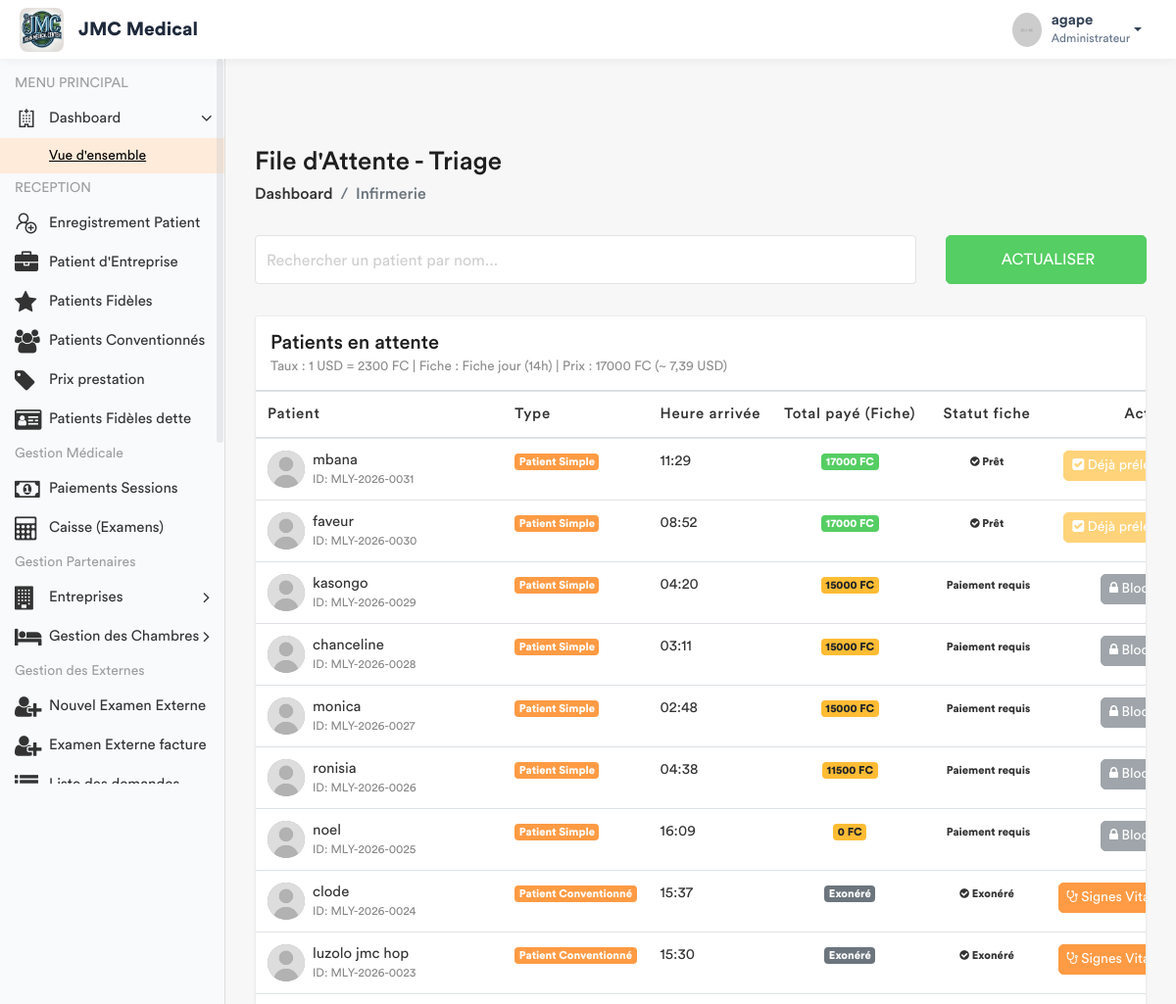
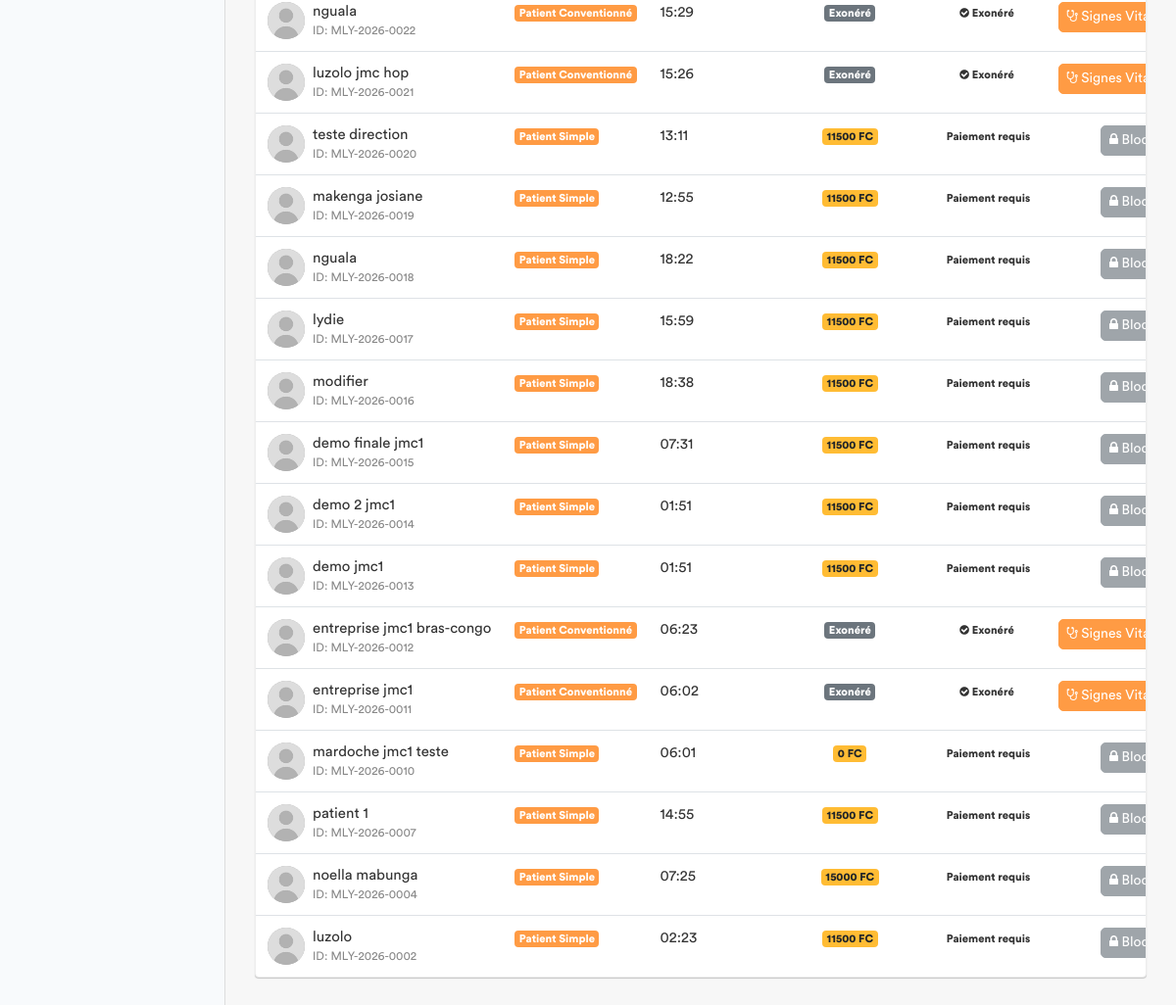
The app's page /infirmerie/attente/ (signed in) with its own data (2 pictures, top to bottom).
### app/models.py (models this page shows, shortened)
class ConfigurationHopital(models.Model):
    taux_usd_en_cdf = models.DecimalField(max_digits=10, decimal_places=2, default=Decimal('2500.00'))
    derniere_mise_a_jour = models.DateTimeField(auto_now=True)
    class Meta:
        verbose_name = "Configuration du Taux"
    @classmethod
    def get_taux(cls):
        config = cls.objects.first()
        if config:
            return config.taux_usd_en_cdf
        return Decimal('2500.00')

class Prestation(models.Model):
    CATEGORIES = [
        ('ADM', 'Administratif'),
        ('CONS', 'Consultation'),
        ('LABO', 'Laboratoire'),
        ('SOIN', 'Soins'),
        ('ECHO', 'Échographie'),
        ('RADIO', 'Radiologie'),
        ('SCAN', 'Scanner'),
        ('IRM', 'IRM'),
        ('CARDIO', 'Cardiographie'),
        ('GYNECO', 'Gynécographie'),
        ('ONCO', 'Oncologie'),
        ('ORTHO', 'Orthopédie'),
        ('DERMA', 'Dermatologie'),
        ('OPHTA', 'Ophtalmologie'),
        ('PSY', 'Psychiatrie'),
        ('KINE', 'Rééducation / Kinésithérapie'),
        ('MED', 'Acte Médical'),
        ('CHIR', 'Acte Chirurgical'),
        ('CONS_MAT', 'Consultation Maternité'),
        ('MAT', 'Forfait Maternité / Accouchement'),
    ]
    libelle = models.CharField(max_length=200, verbose_name="Libellé")
    categorie = models.CharField(max_length=10, choices=CATEGORIES, verbose_name="Catégorie")
    prix = models.DecimalField(max_digits=10, decimal_places=2, default=Decimal('0.00'), verbose_name="Prix (CDF)")
    hopital =  models.ForeignKey(Hopital, on_delete= models.SET_NULL , null = True , related_name = 'hopital_prestation')
    valeur_normale = models.CharField(
        max_length=150, blank=True, null=True,
        verbose_name="Valeur Normale / Référence (Labo uniquement)",
        help_text="Ex: 70-110 mg/dl, Négatif, etc."
    )
    class Meta:
        verbose_name = "Prestation"
        verbose_name_plural = "Prestations"

class Patient(models.Model):
    TYPE_CHOICES = [
        ('SIMPLE', 'Patient Simple'),
        ('FIDELE', 'Patient Fidèle'),
        ('CONVENTIONNE', 'Patient Conventionné'),
    ]
    code_patient = models.CharField(max_length=20, unique=True, editable=False)
    noms = models.CharField(max_length=100)
    service = models.ForeignKey('Service', on_delete=models.PROTECT, related_name='patients', null=True)
    sexe = models.CharField(max_length=1, choices=[('M', 'Masculin'), ('F', 'Féminin')])
    age = models.CharField(max_length=30)
    adresse = models.TextField()
    telephone = models.CharField(max_length=20)
    hopital = models.ForeignKey(Hopital , on_delete=models.SET_NULL , related_name= 'patient_hopital', null = True)
    type_patient = models.CharField(max_length=15, choices=TYPE_CHOICES, default='SIMPLE')
    a_carte_fidelite = models.BooleanField(default=False, verbose_name="Possède carte de fidélité")
    entreprise = models.ForeignKey(
        'Entreprise',
        on_delete=models.SET_NULL,
        null=True,
        blank=True,
        related_name='patients',
        verbose_name="Entreprise (si conventionné)"
    )
    fiche_payee = models.BooleanField(default=False)
    created_by = models.ForeignKey(User, on_delete=models.SET_NULL, null=True, related_name='patients_crees')
    date_creation = models.DateTimeField(auto_now_add=True)
    date_modification = models.DateTimeField(auto_now=True)

### app/views.py (the view)
# urls.py: path('infirmerie/attente/', views.liste_attente_triage, name='liste_attente_triage'),
@login_required
def liste_attente_triage(request):
    taux = ConfigurationHopital.get_taux()  # 1 USD = taux CDF
    role = Fonction.objects.select_related('hopital', 'fonctionKey').filter(userKey=request.user).first()
    hopital_user = role.hopital if role else None
    if not hopital_user:
        messages.error(request, "Votre compte n'est rattaché à aucun hôpital.")
        return redirect('enregistrement_patient')
    now = timezone.now()
    if timezone.is_naive(now):
        now = timezone.make_aware(now, timezone.get_current_timezone())
    now_local = timezone.localtime(now)
    heure_actuelle = now_local.hour
    est_nuit = heure_actuelle >= 16 or heure_actuelle < 7
    libelle_cible = "Fiche nuit" if est_nuit else "Fiche jour"
    prestation_fiche = Prestation.objects.filter(
        categorie='ADM',
        libelle__icontains=libelle_cible,
        hopital=hopital_user
    ).first()
    if not prestation_fiche:
        messages.error(
            request,
            f"La prestation '{libelle_cible}' n'est pas configurée pour votre hôpital."
        )
        prix_fiche_cdf = Decimal('0')
    else:
        prix_fiche_cdf = prestation_fiche.prix or Decimal('0')
    prix_fiche_usd = prix_fiche_cdf / taux if taux else Decimal('0')
    patients_liste = Patient.objects.filter(hopital=hopital_user).order_by('-date_creation')
    for patient in patients_liste:
        if patient.type_patient != 'SIMPLE':
            patient.a_solde_fiche = True
            patient.total_fiche_cdf = Decimal('0')  # ou total_fiche_usd si tu veux garder ce champ
            patient.doit_payer_fiche = False
        else:
            patient.doit_payer_fiche = True
            paiements = Paiement.objects.filter(
                patient=patient,
                service='FICHE',
                hopital=hopital_user
            )
            total_paye_cdf = Decimal('0')
            for p in paiements:
                if p.devise == 'CDF':
                    total_paye_cdf += p.montant_verse
                else:  # USD
                    total_paye_cdf += p.montant_verse * taux
            patient.total_fiche_cdf = total_paye_cdf
            patient.a_solde_fiche = total_paye_cdf >= prix_fiche_cdf
        patient.a_signes_vitaux_deja_pris = SigneVital.objects.filter(patient=patient).exists()
    fonctionKey = role.fonctionKey.roleName if (role and role.fonctionKey) else None
    return render(request, 'back-end/infirmerie/liste_attente.html', {
        'patients': patients_liste,
        'taux': taux,
        'prix_fiche': prix_fiche_usd,      # pour affichage en USD si tu veux
        'prix_fiche_cdf': prix_fiche_cdf,  # pour affichage en CDF
        'fonctionKey': fonctionKey,
        'libelle_cible': libelle_cible,
        'est_nuit': est_nuit,
        'heure_actuelle': heure_actuelle,
    })

### app/templates/back-end/infirmerie/liste_attente.html (shortened to what this page needs)
<!DOCTYPE html>
{% load static %}
<html lang="fr">
    <head>
        {% include 'back-end/includes/css.html' %}
    </head>
    <body>
        <div class="main-wrapper">
            {% include 'back-end/includes/header.html' %}
            {% include 'back-end/includes/sidebar.html' %}
            <div class="page-wrapper">
                <div class="content container-fluid">
                    <div class="page-header">
                        <div class="row align-items-center">
                            <div class="col">
                                <h3 class="page-title">File d'Attente - Triage</h3>
                                <ul class="breadcrumb">
                                    <li class="breadcrumb-item"><a href="{% url 'dashboard' %}">Dashboard</a></li>
                                    <li class="breadcrumb-item active">Infirmerie</li>
                                </ul>
                            </div>
                        </div>
                    </div>
                    <div class="row filter-row">
                        <div class="col-sm-9 col-md-9">
                            <div class="form-group form-focus">
                                <input type="text" id="searchPatient" class="form-control floating" onkeyup="filterTable()">
                                <label class="focus-label">Rechercher un patient par nom...</label>
                            </div>
                        </div>
                        <div class="col-sm-3 col-md-3">
                            <button class="btn btn-success btn-block" onclick="window.location.reload();">  Actualiser </button>
                        </div>
                    </div>
                    <div class="card card-table mt-3">
                        <div class="card-header">
                            <h4 class="card-title mb-0">
                                Patients en attente
                                <small class="text-muted d-block mt-1" style="font-size: 0.85rem;">
                                    Taux : 1 USD = {{ taux|floatformat:0 }} FC |
                                    Fiche : {{ libelle_cible }} ({{ heure_actuelle }}h) |
                                    Prix : {{ prix_fiche_cdf|floatformat:0 }} FC (~ {{ prix_fiche|floatformat:2 }} USD)
                                </small>
                            </h4>
                        </div>
                        <div class="card-body">
                            <div class="table-responsive">
                                <table class="table table-hover table-center mb-0" id="patientTable">
                                    <thead>
                                        <tr>
                                            <th>Patient</th>
                                            <th>Type</th>
                                            <th>Heure arrivée</th>
                                            <th class="text-center">Total payé (Fiche)</th>
                                            <th class="text-center">Statut fiche</th>
                                            <th class="text-right">Action</th>
                                        </tr>
                                    </thead>
                                    <tbody>
                                        {% for patient in patients %}
                                        <tr>
                                            <td>
                                                <h2 class="table-avatar">
                                                    <a href="#" class="avatar avatar-sm mr-2">
                                                        <img class="avatar-img rounded-circle" src="{% static 'back-end/assets/img/user.jpg' %}" alt="User">
                                                    </a>
                                                    <a href="#">{{ patient.noms }} <span>ID: {{ patient.code_patient }}</span></a>
                                                </h2>
                                            </td>
                                            <td><span class="badge badge-primary">{{ patient.get_type_patient_display }}</span></td>
                                            <td>{{ patient.date_creation|date:"H:i" }}</td>
                                            <td class="text-center">
                                                {% if patient.type_patient != 'SIMPLE' %}
                                                    <span class="badge badge-secondary">Exonéré</span>
                                                {% else %}
                                                    <span class="badge {% if patient.a_solde_fiche %}badge-success{% else %}badge-warning{% endif %}">
                                                        {{ patient.total_fiche_cdf|floatformat:0 }} FC
                                                    </span>
                                                {% endif %}
                                            </td>
                                            <td class="text-center">
                                                {% if patient.type_patient != 'SIMPLE' %}
                                                    <span class="badge badge-success-border"><i class="fa fa-check-circle"></i> Exonéré</span>
                                                {% elif patient.a_solde_fiche %}
                                                    <span class="badge badge-success-border"><i class="fa fa-check-circle"></i> Prêt</span>
                                                {% else %}
                                                    <span class="badge badge-danger-border"> Paiement requis</span>
                                                {% endif %}
                                            </td>
                                            <td class="text-right">
                                                {% if patient.type_patient != 'SIMPLE' %}
                                                    {% if patient.a_signes_vitaux_deja_pris %}
                                                        <button class="btn btn-warning btn-sm" disabled>
                                                            <i class="fa fa-check-square"></i> Déjà prélevé
                                                        </button>
                                                    {% else %}
                                                        <a href="{% url 'saisir_signes' patient.id %}" class="btn btn-primary btn-sm">
                                                            <i class="fa fa-stethoscope"></i> Signes Vitaux
                                                        </a>
                                                    {% endif %}
                                                {% elif not patient.a_solde_fiche and patient.doit_payer_fiche %}
                                                    <button class="btn btn-secondary btn-sm" disabled title="Le patient doit solder la fiche">
                                                        <i class="fa fa-lock"></i> Bloqué
                                                    </button>
                                                {% elif patient.a_signes_vitaux_deja_pris %}
                                                    <button class="btn btn-warning btn-sm" disabled>
                                                        <i class="fa fa-check-square"></i> Déjà prélevé
                                                    </button>
                                                {% else %}
                                                    <a href="{% url 'saisir_signes' patient.id %}" class="btn btn-primary btn-sm">
                                                        <i class="fa fa-stethoscope"></i> Signes Vitaux
                                                    </a>
                                                {% endif %}
                                            </td>
                                        </tr>
                                        {% empty %}
                                        <tr>
                                            <td colspan="6" class="text-center py-4">Aucun patient en attente.</td>
                                        </tr>
                                        {% endfor %}
                                    </tbody>
                                </table>
                            </div>
                        </div>
                    </div>
                </div>
            </div>
        </div>
    </body>
</html>

### app/templates/back-end/includes/header.html (shortened to what this page needs)
{% load static %}
<header class="header-modern" style="background: #ffffff; height: 60px; box-shadow: 0 2px 10px rgba(0,0,0,0.05); display: flex; align-items: center; padding: 0 20px; position: relative; z-index: 1060;">
    <div class="header-left" style="display: flex; align-items: center;">
        <a href="{% url 'home' %}" class="logo">
            <img src="{% static 'front-end/assets/img/dr/jmc.jpeg' %}" width="45" height="45" alt="Moyanoli" style="border-radius: 8px;">
        </a>
        <span style="font-weight: 700; font-size: 1.2rem; margin-left: 15px; color: #1e293b;">JMC Medical</span>
    </div>
    <ul class="nav user-menu" style="list-style: none; display: flex; align-items: center; margin-left: auto;">
        <li class="nav-item dropdown has-arrow main-drop">
            <a href="#" class="dropdown-toggle nav-link" data-toggle="dropdown" style="display: flex; align-items: center; color: #334155; text-decoration: none;">
                <span class="user-img" style="margin-right: 10px;">
                    <img src="{% static 'back-end/assets/img/profiles/avatar-21.jpg' %}" width="35" height="35" alt="User" style="border-radius: 50%;">
                </span>
                <div style="line-height: 1.2;">
                    <span style="font-weight: 600; display: block;">{{ user.username }}</span>
                    <span style="font-size: 0.75rem; color: #64748b;">Administrateur</span>
                </div>
            </a>
        </li>
    </ul>
</header>

### records on screen
ConfigurationHopital: taux_usd_en_cdf "2300"
Prestation: libelle "Fiche jour", prix "17000"
Patient: noms "mbana", code_patient "MLY-2026-0031", type_patient "Patient Simple", date_creation "11:29", total_fiche_cdf "17000", shows "Prêt", shows "Déjà…"
Patient: noms "faveur", code_patient "MLY-2026-0030", type_patient "Patient Simple", date_creation "08:52", total_fiche_cdf "17000", shows "Prêt", shows "Déjà…"
Patient: noms "kasongo", code_patient "MLY-2026-0029", type_patient "Patient Simple", date_creation "04:20", total_fiche_cdf "15000", shows "Paiement requis", shows "Bloqué"
Patient: noms "chanceline", code_patient "MLY-2026-0028", type_patient "Patient Simple", date_creation "03:11", total_fiche_cdf "15000", shows "Paiement requis", shows "Bloqué"
Patient: noms "monica", code_patient "MLY-2026-0027", type_patient "Patient Simple", date_creation "02:48", total_fiche_cdf "15000", shows "Paiement requis", shows "Bloqué"
Patient: noms "ronisia", code_patient "MLY-2026-0026", type_patient "Patient Simple", date_creation "04:38", total_fiche_cdf "11500", shows "Paiement requis", shows "Bloqué"
Patient: noms "noel", code_patient "MLY-2026-0025", type_patient "Patient Simple", date_creation "16:09", total_fiche_cdf "0", shows "Paiement requis", shows "Bloqué"
Patient: noms "clode", code_patient "MLY-2026-0024", type_patient "Patient Conventionné", date_creation "15:37", shows "Exonéré", shows "Signes…"
Patient: noms "luzolo jmc hop", code_patient "MLY-2026-0023", type_patient "Patient Conventionné", date_creation "15:30", shows "Exonéré", shows "Signes…"
Patient: noms "nguala", code_patient "MLY-2026-0022", type_patient "Patient Conventionné", date_creation "15:29", shows "Exonéré", shows "Signes…"
Patient: noms "luzolo jmc hop", code_patient "MLY-2026-0021", type_patient "Patient Conventionné", date_creation "15:26", shows "Exonéré", shows "Signes…"
Patient: noms "teste direction", code_patient "MLY-2026-0020", type_patient "Patient Simple", date_creation "13:11", total_fiche_cdf "11500", shows "Paiement requis", shows "Bloqué"
Patient: noms "makenga josiane", code_patient "MLY-2026-0019", type_patient "Patient Simple", date_creation "12:55", total_fiche_cdf "11500", shows "Paiement requis", shows "Bloqué"
Patient: noms "nguala", code_patient "MLY-2026-0018", type_patient "Patient Simple", date_creation "18:22", total_fiche_cdf "11500", shows "Paiement requis", shows "Bloqué"
Patient: noms "lydie", code_patient "MLY-2026-0017", type_patient "Patient Simple", date_creation "15:59", total_fiche_cdf "11500", shows "Paiement requis", shows "Bloqué"
Patient: noms "modifier", code_patient "MLY-2026-0016", type_patient "Patient Simple", date_creation "18:38", total_fiche_cdf "11500", shows "Paiement requis", shows "Bloqué"
Patient: noms "demo finale jmc1", code_patient "MLY-2026-0015", type_patient "Patient Simple", date_creation "07:31", total_fiche_cdf "11500", shows "Paiement requis", shows "Bloqué"
Patient: noms "demo 2 jmc1", code_patient "MLY-2026-0014", type_patient "Patient Simple", date_creation "01:51", total_fiche_cdf "11500", shows "Paiement requis", shows "Bloqué"
Patient: noms "demo jmc1", code_patient "MLY-2026-0013", type_patient "Patient Simple", date_creation "01:51", total_fiche_cdf "11500", shows "Paiement requis", shows "Bloqué"
Patient: noms "entreprise jmc1 bras-congo", code_patient "MLY-2026-0012", type_patient "Patient Conventionné", date_creation "06:23", shows "Exonéré", shows "Signes…"
Patient: noms "entreprise jmc1", code_patient "MLY-2026-0011", type_patient "Patient Conventionné", date_creation "06:02", shows "Exonéré", shows "Signes…"
Patient: noms "mardoche jmc1 teste", code_patient "MLY-2026-0010", type_patient "Patient Simple", date_creation "06:01", total_fiche_cdf "0", shows "Paiement requis", shows "Bloqué"
Patient: noms "patient 1", code_patient "MLY-2026-0007", type_patient "Patient Simple", date_creation "14:55", total_fiche_cdf "11500", shows "Paiement requis", shows "Bloqué"
Patient: noms "noella mabunga", code_patient "MLY-2026-0004", type_patient "Patient Simple", date_creation "07:25", total_fiche_cdf "15000", shows "Paiement requis", shows "Bloqué"
Patient: noms "luzolo", code_patient "MLY-2026-0002", type_patient "Patient Simple", date_creation "02:23", total_fiche_cdf "11500", shows "Paiement requis", shows "Bloqué"

### other values on screen
{{ user.username }} "agape"
{{ heure_actuelle }} "14"
{{ prix_fiche|floatformat:2 }} "7,39"
